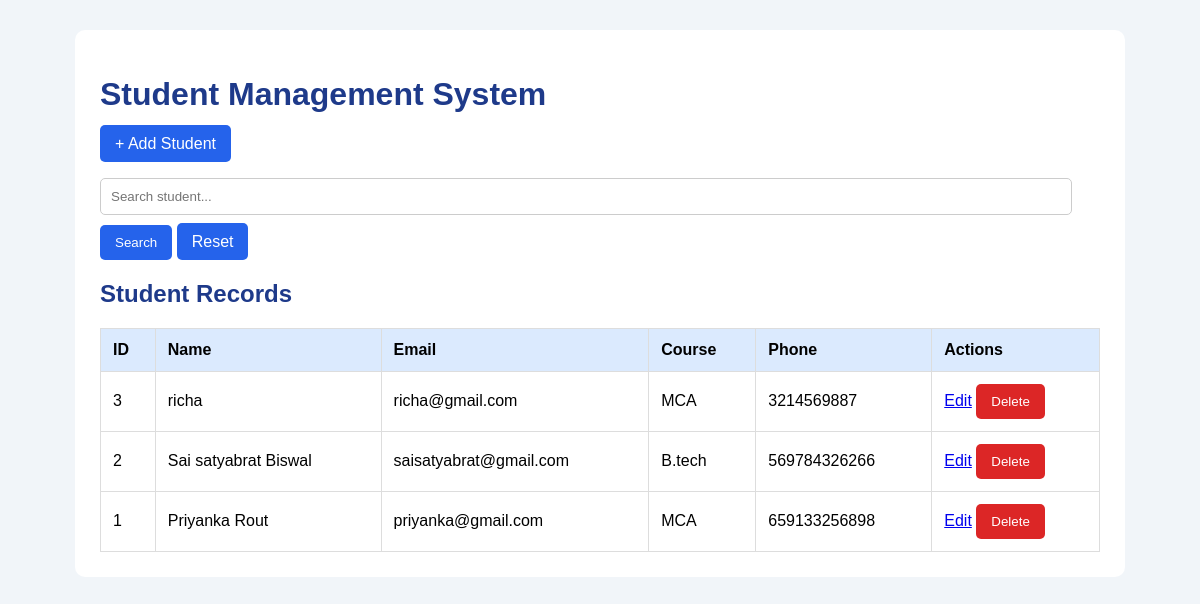
The page / on the database its author committed.
### tables this page shows
CREATE TABLE students (
            id INTEGER PRIMARY KEY AUTOINCREMENT,
            name TEXT NOT NULL,
            email TEXT NOT NULL,
            course TEXT NOT NULL,
            phone TEXT NOT NULL
        );

### app.py (the view)
@app.route("/")
def index():
    search = request.args.get("search", "").strip()
    conn = get_db_connection()
    students = conn.execute(
        """SELECT * FROM students
        WHERE name LIKE ? OR email LIKE ?
        OR course LIKE ? OR phone LIKE ?
        ORDER BY id DESC""",
        (f"%{search}%", f"%{search}%", f"%{search}%", f"%{search}%")
    ).fetchall()
    conn.close()
    return render_template(
        "index.html",
        students=students,
        search=search
    )

### app.py (called while the page is built)
def get_db_connection():
    conn = sqlite3.connect("database.db")
    conn.row_factory = sqlite3.Row
    return conn

### templates/index.html (shortened to what this page needs)
<!DOCTYPE html>
<html>
<head>
    <link rel="stylesheet"
          href="{{ url_for('static', filename='style.css') }}">
</head>
<body>
<div class="container">
    <h1>Student Management System</h1>
    <a href="/add" class="btn">+ Add Student</a>
    <form method="GET" action="/">
        <input type="text" name="search"
               placeholder="Search student..."
               value="{{ search }}">
        <button type="submit">Search</button>
        <a href="/" class="btn">Reset</a>
    </form>
    <h2>Student Records</h2>
    <table>
        <tr>
            <th>ID</th>
            <th>Name</th>
            <th>Email</th>
            <th>Course</th>
            <th>Phone</th>
            <th>Actions</th>
        </tr>
        {% for student in students %}
        <tr>
            <td>{{ student.id }}</td>
            <td>{{ student.name }}</td>
            <td>{{ student.email }}</td>
            <td>{{ student.course }}</td>
            <td>{{ student.phone }}</td>
            <td>
                <a href="/edit/{{ student.id }}">Edit</a>
                <form method="POST"
                      action="/delete/{{ student.id }}"
                      onsubmit="return confirm('Delete this student?');">
                    <button type="submit">Delete</button>
                </form>
            </td>
        </tr>
        {% else %}
        <tr>
            <td colspan="6">No students found.</td>
        </tr>
        {% endfor %}
    </table>
</div>
</body>
</html>

### templates/static/style.css (style rules this page uses)
body { font-family: Arial, sans-serif; background: #f1f5f9; margin: 0; padding: 30px; }
.container { max-width: 1000px; margin: auto; background: white; padding: 25px; border-radius: 10px; }
h1, h2 { color: #1e3a8a; }
input { padding: 10px; margin: 10px 0; border: 1px solid #ccc; border-radius: 5px; }
input[type="text"], input[type="email"], input[type="tel"] { width: 95%; }
button, .btn { background: #2563eb; color: white; padding: 10px 15px; border: none; border-radius: 5px; text-decoration: none; cursor: pointer; }
table { width: 100%; border-collapse: collapse; margin-top: 20px; }
th, td { padding: 12px; border: 1px solid #ddd; text-align: left; }
th { background: #dbeafe; }
form { margin-top: 15px; }
td form { display: inline; }
td form button { background: #dc2626; }

### rows shown on the page
students: id "3", name "richa", email "richa@gmail.com", course "MCA", phone "3214569887"
students: id "2", name "Sai satyabrat Biswal", email "saisatyabrat@gmail.com", course "B.tech", phone "569784326266"
students: id "1", name "Priyanka Rout", email "priyanka@gmail.com", course "MCA", phone "659133256898"
